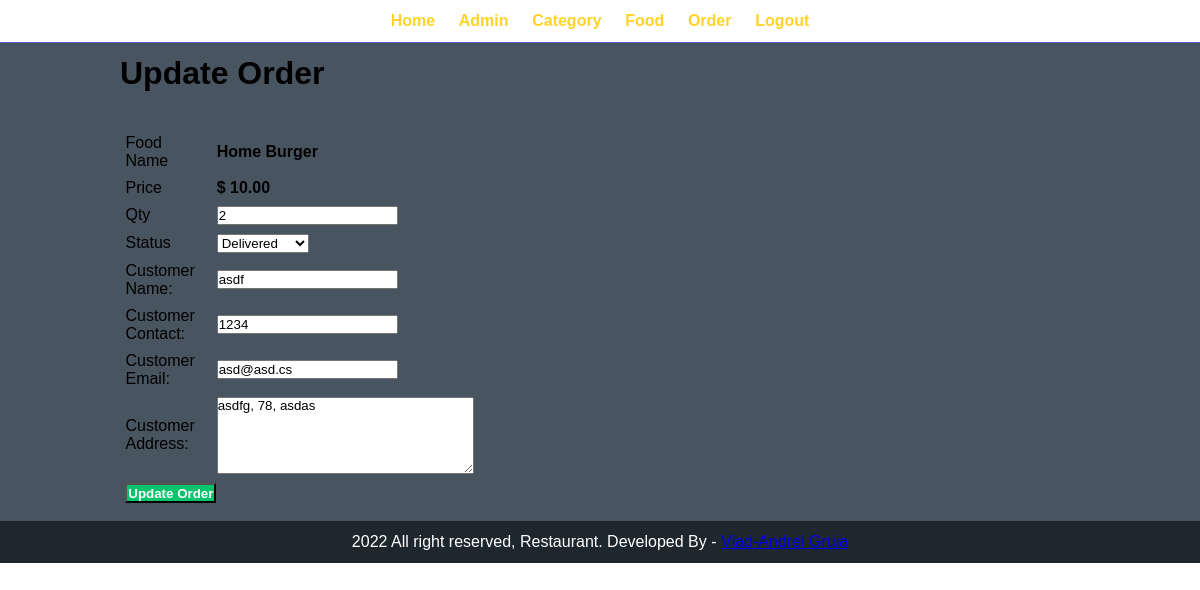
Page /admin/update-order.php?id=2 (signed in) on the committed database.
### tables this page shows
CREATE TABLE `tbl_order` (
  `id` int(10) UNSIGNED NOT NULL,
  `food` varchar(150) NOT NULL,
  `price` decimal(10,2) NOT NULL,
  `qty` int(11) NOT NULL,
  `total` decimal(10,2) NOT NULL,
  `order_date` datetime NOT NULL,
  `status` varchar(50) NOT NULL,
  `customer_name` varchar(150) NOT NULL,
  `customer_contact` varchar(20) NOT NULL,
  `customer_email` varchar(150) NOT NULL,
  `customer_address` varchar(255) NOT NULL
);

### admin/update-order.php (the view, shortened to what this page needs)
<?php include('partials/menu.php'); ?>
<div class="main-content">
    <div class="wrapper">
        <h1>Update Order</h1>
        <br><br>
        <?php
            if(isset($_GET['id']))
            {
                $id=$_GET['id'];
                $sql = "SELECT * FROM tbl_order WHERE id=$id";
                $res = mysqli_query($conn, $sql);
                $count = mysqli_num_rows($res);
                if($count==1)
                {
                    $row=mysqli_fetch_assoc($res);
                    $food = $row['food'];
                    $price = $row['price'];
                    $qty = $row['qty'];
                    $status = $row['status'];
                    $customer_name = $row['customer_name'];
                    $customer_contact = $row['customer_contact'];
                    $customer_email = $row['customer_email'];
                    $customer_address= $row['customer_address'];
                }
                else
                {
                    header('location:'.SITEURL.'admin/manage-order.php');
                }
            }
            else
            {
                header('location:'.SITEURL.'admin/manage-order.php');
            }
        ?>
        <form action="" method="POST">
            <table class="tbl-30">
                <tr>
                    <td>Food Name</td>
                    <td><b> <?php echo $food; ?> </b></td>
                </tr>
                <tr>
                    <td>Price</td>
                    <td>
                        <b> $ <?php echo $price; ?></b>
                    </td>
                </tr>
                <tr>
                    <td>Qty</td>
                    <td>
                        <input type="number" name="qty" value="<?php echo $qty; ?>">
                    </td>
                </tr>
                <tr>
                    <td>Status</td>
                    <td>
                        <select name="status">
                            <option <?php if($status=="Delivered"){echo "selected";} ?> value="Delivered">Delivered</option>
                        </select>
                    </td>
                </tr>
                <tr>
                    <td>Customer Name: </td>
                    <td>
                        <input type="text" name="customer_name" value="<?php echo $customer_name; ?>">
                    </td>
                </tr>
                <tr>
                    <td>Customer Contact: </td>
                    <td>
                        <input type="text" name="customer_contact" value="<?php echo $customer_contact; ?>">
                    </td>
                </tr>
                <tr>
                    <td>Customer Email: </td>
                    <td>
                        <input type="text" name="customer_email" value="<?php echo $customer_email; ?>">
                    </td>
                </tr>
                <tr>
                    <td>Customer Address: </td>
                    <td>
                        <textarea name="customer_address" cols="30" rows="5"><?php echo $customer_address; ?></textarea>
                    </td>
                </tr>
                <tr>
                    <td clospan="2">
                        <input type="submit" name="submit" value="Update Order" class="btn-secondary">
                    </td>
                </tr>
            </table>
        </form>
    </div>
</div>
<?php include('partials/footer.php'); ?>

### css/admin.css (style rules this page uses)
* { margin: 0; padding: 0; font-family: Arial, Helvetica, sans-serif; }
.wrapper { padding: 1%; width: 80%; margin: 0 auto; }
.tbl-30 { width: 30%; }
table tr td { padding: 1%; }
.btn-secondary { background-color: #05c46b; text-decoration: none; color: white; font-weight: bold; padding: 1%; }
.main-content { background-color: #485460; padding: 3% auto; }

### rows in the picture
tbl_order: food "Home Burger", price "10.00", qty "2", status "Delivered", customer_name "asdf", customer_contact "1234", customer_email "asd@asd.cs", customer_address "asdfg, 78, asdas"
